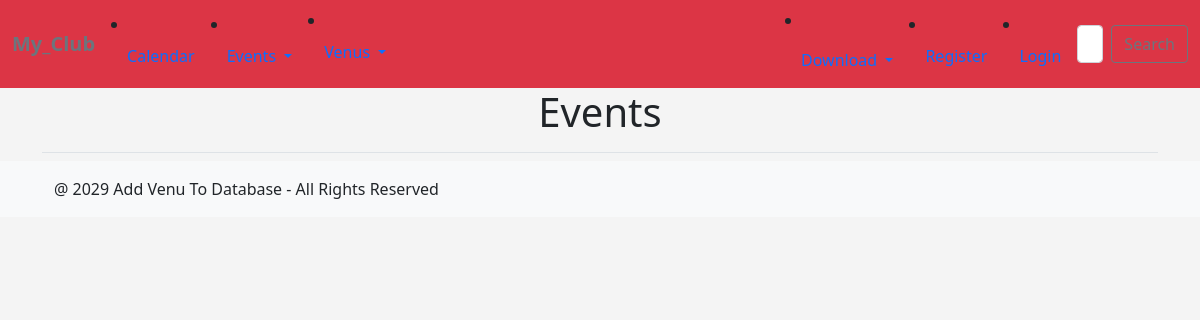
The app's page /all_events/, older data.
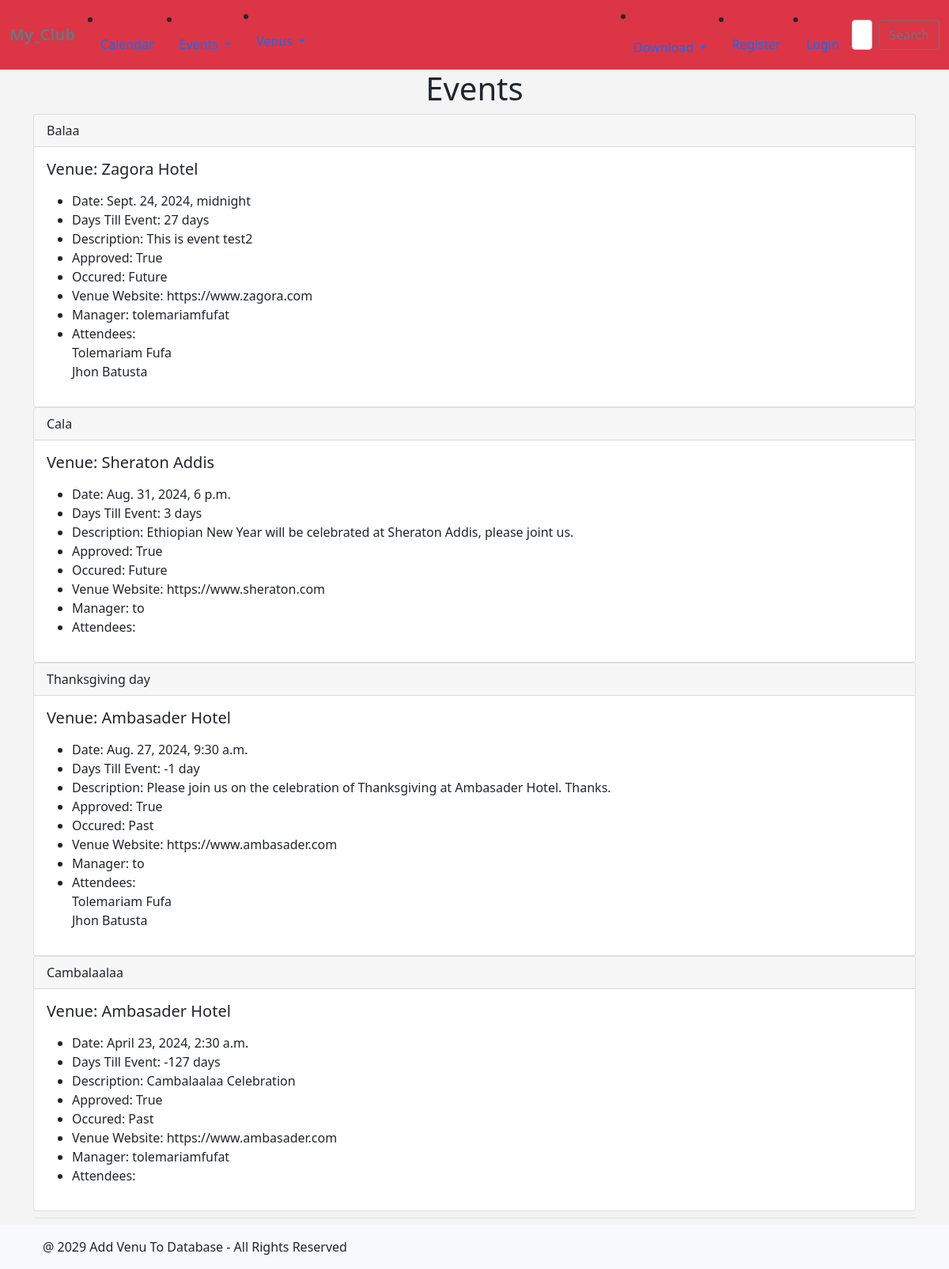
The same page, newer data.
### formsapp/models.py (models this page shows)
class Event(models.Model):
    name = models.CharField('Event Name', max_length=120)
    event_date = models.DateTimeField('Event Date')
    venue = models.ForeignKey(Venue, blank=True, null=True, on_delete=models.CASCADE)
    manager = models.ForeignKey(User, blank=True, null=True, on_delete=models.SET_NULL)
    description = models.TextField(blank=True)
    attendees = models.ManyToManyField(MyClubUser, blank=True)
    approved = models.BooleanField("Approved", default=False)
    def __str__(self):
        return self.name
    @property
    def Days_till(self):
        today = date.today()
        days_till = self.event_date.date() - today
        days_till_stripped = str(days_till).split(",", 1)[0]
        return days_till_stripped
    @property
    def Is_Past(self):
        today = date.today()
        if self.event_date.date() < today:
            thing = "Past"
        else:
            thing = "Future"
        return thing

class Venue(models.Model):
    name = models.CharField('Venue Name', max_length=100)
    address = models.CharField(max_length=100)
    zip_code = models.CharField('Zip Code', max_length=100)
    phone = models.CharField('Contact Phone', max_length=20, blank=True)
    web = models.URLField('Website Address', blank=True, null=True)
    email_address = models.EmailField('Email Address', max_length=100, blank=True)
    owner = models.IntegerField("Venue Owner", blank=False, default=1)
    venue_image = models.ImageField(null=True, blank=True, upload_to='images/')
    def __str__(self):
        return self.name

class MyClubUser(models.Model):
    firs_name = models.CharField(max_length=30)
    last_name = models.CharField(max_length=30)
    email = models.EmailField('User Email')
    def __str__(self):
        return self.firs_name + ' ' + self.last_name

### formsapp/views.py (the view)
# urls.py: path("all_events/", views.all_events, name='all_events'),
def all_events(request):
    event_list = Event.objects.all().order_by('-event_date')
    return render(request, 'formsapp/all_events.html',
                  {'event_list': event_list})

### formsapp/templates/formsapp/all_events.html (shortened to what this page needs)
{% extends "formsapp/base.html" %}
{% block content %}
{% block title %}
    <center>
    <h1>Events</h1>
    </center>
{% endblock title %}
{% for event in event_list %}
{% if event.approved %}
    <div class="card">
        <div class="card-header">
        {{ event }}
        </div>
    <div class="card-body">
      <h5 class="card-title"> Venue: {{ event.venue }}</h5>
      <p class="card-text">
        <ul>
            <li>Date: {{ event.event_date }}</li>
            <li>Days Till Event: {{ event.Days_till }}</li>
            <li>Description: {{ event.description }}</li>
            <li>Approved: {{ event.approved }}</li>
            <li>Occured: {{ event.Is_Past }}</li>
            <li>Venue Website: {{ event.venue.web }}</li>
            <li>Manager: {{ event.manager }}</li>
            <li>Attendees:<br/>
                {% for user in event.attendees.all %}
                {{ user }}<br/>
                {% endfor %}
                </li>
                </ul>
            </p>
    </div>
    </div>
    {% endif %}
{% endfor %}
{% endblock content %}

Row changes from the older to the newer data that the page shows:
now on this page (row edited): Event: name "Balaa", venue "Zagora Hotel", event_date "Sept. 24, 2024, midnight", Days_till "27 days", description "This is event test2", approved "True", Is_Past "Future", venue.web "https://www.zagora.com", manager "tolemariamfufat"
now on this page (row unchanged): MyClubUser: firs_name+last_name "Tolemariam Fufa"
now on this page (row unchanged): MyClubUser: firs_name+last_name "Jhon Batusta"
now on this page (row edited): Event: name "Cala", venue "Sheraton Addis", event_date "Aug. 31, 2024, 6 p.m.", Days_till "3 days", description "Ethiopian New Year will be celebrated at Sheraton Addis, please joint us.", approved "True", Is_Past "Future", venue.web "https://www.sheraton.com", manager "to"
now on this page (row edited): Event: name "Thanksgiving day", venue "Ambasader Hotel", event_date "Aug. 27, 2024, 9:30 a.m.", Days_till "-1 day", description "Please join us on the celebration of Thanksgiving at Ambasader Hotel. Thanks.", approved "True", Is_Past "Past", venue.web "https://www.ambasader.com", manager "to"
now on this page (row edited): Event: name "Cambalaalaa", venue "Ambasader Hotel", event_date "April 23, 2024, 2:30 a.m.", Days_till "-127 days", description "Cambalaalaa Celebration", approved "True", Is_Past "Past", venue.web "https://www.ambasader.com", manager "tolemariamfufat"
